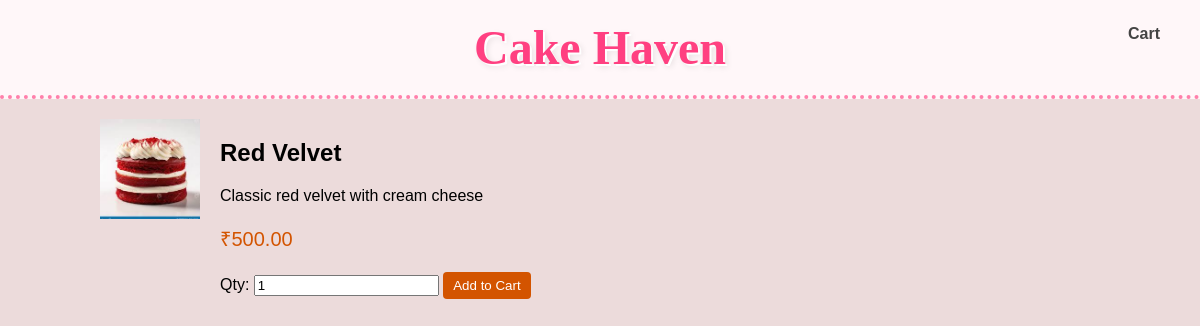
The app's page /cake.php?id=4 with its own data.
### tables this page shows
CREATE TABLE cakes(
 id INT AUTO_INCREMENT PRIMARY KEY,
 name VARCHAR(100), description TEXT,
 price DECIMAL(10,2), image VARCHAR(200),
 created_at TIMESTAMP DEFAULT CURRENT_TIMESTAMP
);

### config.php (called while the page is built, shortened)
<?php
function e($str) {
    return htmlspecialchars($str, ENT_QUOTES | ENT_SUBSTITUTE, 'UTF-8');
}
?>

### cake.php (the view, shortened to what this page needs)
<?php
require 'config.php';
$id = isset($_GET['id']) ? (int)$_GET['id'] : 0;
$stmt = $pdo->prepare("SELECT * FROM cakes WHERE id=?");
$stmt->execute([$id]);
$cake = $stmt->fetch(PDO::FETCH_ASSOC);
?>
<!DOCTYPE html>
<html>
<head>
<link rel="stylesheet" href="css/styles.css">
</head>
<body>
<header class="site-header">
  <h1><a href="index.php">Cake Haven</a></h1>
  <nav><a href="cart.php">Cart</a></nav>
</header>
<main class="container">
  <div class="product">
    <img src="<?php echo e($cake['image']); ?>" alt="<?php echo e($cake['name']); ?>">
    <div class="product-info">
      <h2><?php echo e($cake['name']); ?></h2>
      <p><?php echo e($cake['description']); ?></p>
      <p class="price">₹<?php echo number_format($cake['price'],2); ?></p>
      <label>Qty:
        <input id="qty" type="number" min="1" value="1">
      </label>
      <button class="btn add-to-cart"
              data-id="<?php echo $cake['id']; ?>"
              data-name="<?php echo e($cake['name']); ?>"
              data-price="<?php echo $cake['price']; ?>">Add to Cart</button>
    </div>
  </div>
</main>
</body>
</html>

### css/styles.css (style rules this page uses)
body { font-family:Arial;margin:0;background:#fafafa; }
.container { max-width:1000px;margin:auto;padding:20px; }
.site-header { background: #fff7f9; border-bottom: 4px dotted #ff80ab; text-align: center; padding: 20px 0; }
.site-header h1 { font-family: 'Lobster', cursive; font-size: 48px; color: #ff4081; margin: 0; text-shadow: 2px 2px 0 #fff, 3px 3px 6px rgba(0,0,0,0.1); }
.site-header h1 a { text-decoration: none; color: inherit; }
.site-header nav { position: absolute; right: 40px; top: 25px; }
.site-header nav a { margin-left: 15px; text-decoration: none; font-size: 16px; color: #444; font-weight: bold; }
a { text-decoration:none;color:#d35400; }
.btn { background:#d35400;color:#fff;border:none;padding:6px 10px;border-radius:4px;cursor:pointer; }
.product { display:flex;gap:20px;flex-wrap:wrap; }
.product img { width:100px;height:100px;object-fit:cover; }
.price { color:#d35400;font-size:20px; }
body { background: #ecdbdb; }

### records on screen
cakes: image (picture), name "Red Velvet", description "Classic red velvet with cream cheese", price "500.00"
